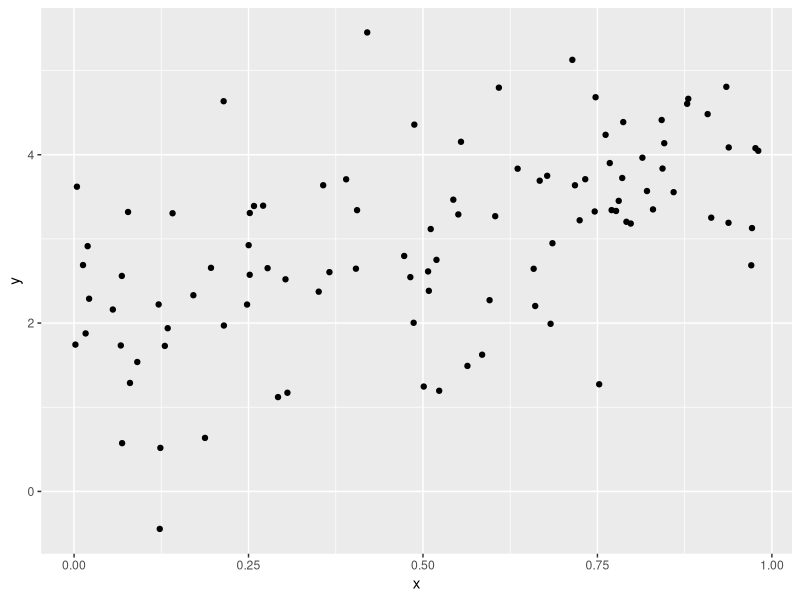

This figure's R source:
## ---- chunk 1
library(tidyverse)
plot_df=
  tibble(
    x= runif(100), 
    y= 2 + 2*x + rnorm(100)
  )

plot_df |> 
  ggplot(aes(x=x, y=y)) + 
  geom_point()
